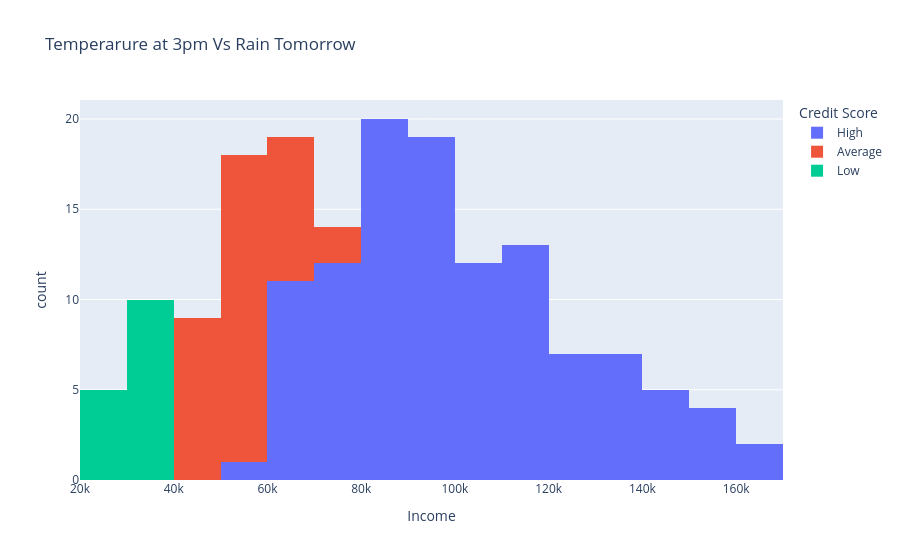

Notebook source saved alongside this figure:
### Code cell
px.histogram(df, x='Income', color='Credit Score', title='Temperarure at 3pm Vs Rain Tomorrow')

### Figure 1 — Plotly figure (JSON) as saved in the notebook; plotly's stock layout.template omitted (floating-point values rounded to 4 significant figures)
{"data": [{"bingroup": "x", "hovertemplate": "Credit Score=High<br>Income=%{x}<br>count=%{y}<extra></extra>", "legendgroup": "High", "marker": {"color": "#636efa", "pattern": {"shape": ""}}, "name": "High", "orientation": "v", "showlegend": true, "type": "histogram", "x": [50000, 100000, 75000, 125000, 100000, 150000, 80000, 105000, 90000, 135000, 70000, 95000, 85000, 125000, 65000, 80000, 70000, 115000, 60000, 75000, 65000, 105000, 80000, 130000, 105000, 155000, 85000, 110000, 95000, 140000, 72500, 100000, 90000, 130000, 67500, 92500, 82500, 122500, 62500, 87500, 77500, 112500, 85000, 117500, 90000, 142500, 110000, 160000, 90000, 115000, 97500, 145000, 75000, 105000, 95000, 135000, 67500, 92500, 85000, 125000, 62500, 87500, 77500, 112500, 85000, 117500, 90000, 142500, 115000, 162500, 95000, 120000, 102500, 150000, 77500, 110000, 97500, 137500, 67500, 95000, 87500, 127500, 62500, 87500, 77500, 112500, 85000, 117500, 90000, 82000, 95000, 85000, 105000, 105000, 80000, 130000, 105000, 155000, 85000, 110000, 95000, 140000, 72500, 100000, 90000, 130000, 67500, 92500, 82500, 122500, 62500, 87500, 77500], "xaxis": "x", "yaxis": "y"}, {"bingroup": "x", "hovertemplate": "Credit Score=Average<br>Income=%{x}<br>count=%{y}<extra></extra>", "legendgroup": "Average", "marker": {"color": "#EF553B", "pattern": {"shape": ""}}, "name": "Average", "orientation": "v", "showlegend": true, "type": "histogram", "x": [40000, 60000, 55000, 50000, 45000, 55000, 45000, 65000, 57500, 52500, 47500, 57500, 60000, 47500, 67500, 57500, 52500, 47500, 57500, 62500, 50000, 70000, 57500, 52500, 47500, 57500, 60000, 75000, 55000, 68000, 55000, 45000, 65000, 57500, 52500, 47500], "xaxis": "x", "yaxis": "y"}, {"bingroup": "x", "hovertemplate": "Credit Score=Low<br>Income=%{x}<br>count=%{y}<extra></extra>", "legendgroup": "Low", "marker": {"color": "#00cc96", "pattern": {"shape": ""}}, "name": "Low", "orientation": "v", "showlegend": true, "type": "histogram", "x": [35000, 30000, 25000, 37500, 32500, 27500, 37500, 32500, 27500, 37500, 32500, 27500, 37500, 32500, 27500], "xaxis": "x", "yaxis": "y"}], "layout": {"barmode": "relative", "legend": {"title": {"text": "Credit Score"}, "tracegroupgap": 0}, "title": {"text": "Temperarure at 3pm Vs Rain Tomorrow"}, "xaxis": {"anchor": "y", "domain": [0, 1], "title": {"text": "Income"}}, "yaxis": {"anchor": "x", "domain": [0, 1], "title": {"text": "count"}}}}
